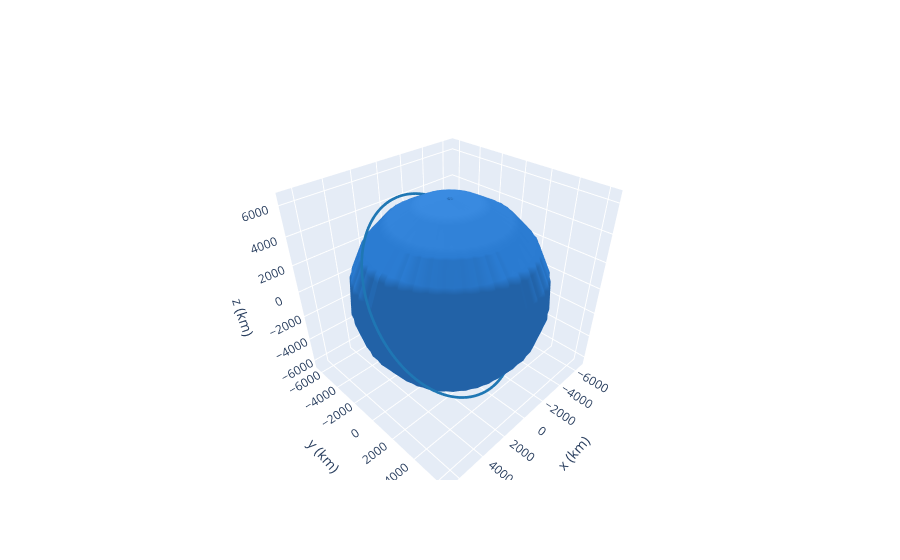

The notebook cell this image was saved under:
### Code cell
frame = OrbitPlotter3D()

frame.set_attractor(Earth)
#frame.plot(iss, label='ISS')
frame.plot_trajectory(positions, label="ISS Keplerian (Unperturbed)")

### Figure 1 — Plotly figure (JSON) as saved in the notebook; plotly's stock layout.template omitted (floating-point values rounded to 4 significant figures; data arrays with more than 128 entries replaced by an {"elided": "..."} marker saying what was removed)
{"data": [{"cauto": false, "cmax": 1, "cmin": 1, "colorscale": [[0, "#2a7bd1"], [1, "#2a7bd1"]], "name": "Earth", "showscale": false, "type": "surface", "x": {"elided": "20x20 float values"}, "y": {"elided": "20x20 float values"}, "z": {"elided": "20x20 float values"}}, {"line": {"color": "rgb(31, 119, 180)", "dash": "solid", "width": 5}, "mode": "lines", "name": "ISS Keplerian (Unperturbed)", "type": "scatter3d", "x": {"elided": "500 float values"}, "y": {"elided": "500 float values"}, "z": {"elided": "500 float values"}}, {"cauto": false, "cmax": 1, "cmin": 1, "colorscale": [[0, "#2a7bd1"], [1, "#2a7bd1"]], "name": "Earth", "showscale": false, "type": "surface", "x": {"elided": "20x20 float values"}, "y": {"elided": "20x20 float values"}, "z": {"elided": "20x20 float values"}}], "layout": {"autosize": true, "scene": {"aspectmode": "data", "xaxis": {"title": {"text": "x (km)"}}, "yaxis": {"title": {"text": "y (km)"}}, "zaxis": {"title": {"text": "z (km)"}}}}}
